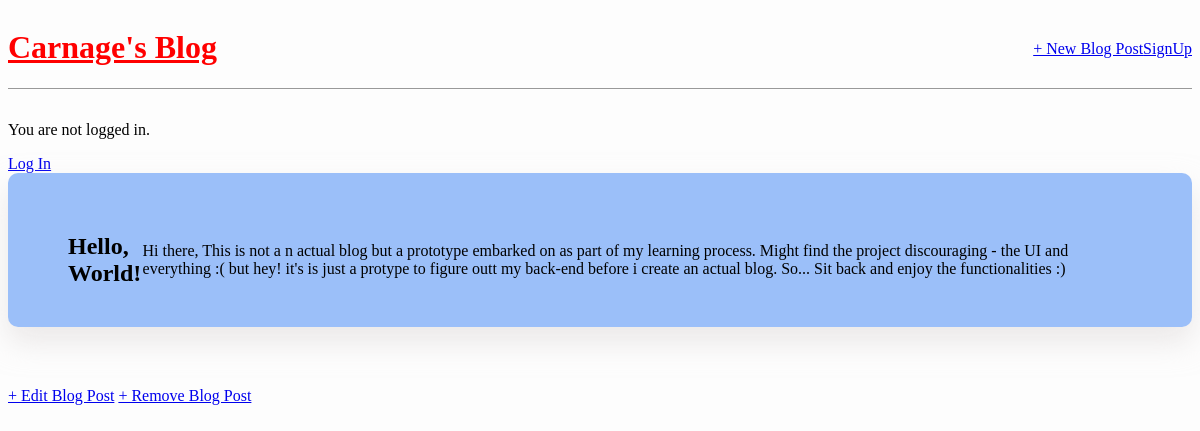
/post/1/, run on an earlier commit of the app's database.
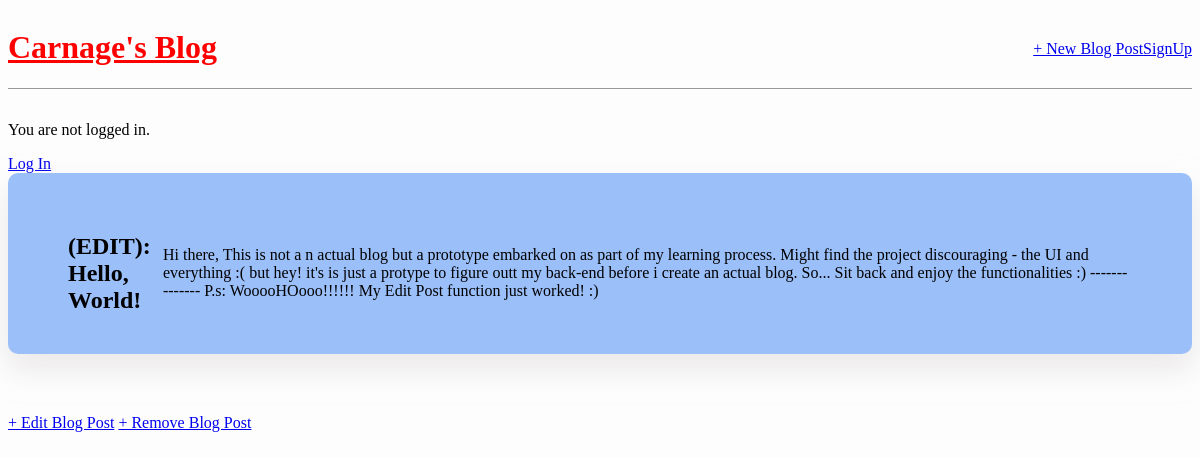
And on a later commit of the database.
### blog/models.py (models this page shows, shortened)
class Post(models.Model):
    title = models.CharField(max_length=200)
    author = models.ForeignKey(
        'auth.user', on_delete=models.CASCADE,
    )
    body = models.TextField()

### blog/views.py (the view)
# urls.py: path('post/<int:pk>/', BlogDetailView.as_view(), name='post_detail'),
class BlogDetailView(DetailView):
    model = Post
    template_name = 'post_detail.html'

### templates/post_detail.html
{% extends 'base.html' %}
{% block content %}
    <div class="post-entry">
        <h2>{{ post.title }}</h2>
        <p>{{ post.body }}</p>
    </div>
    <a href="{% url 'post_edit' post.pk %}">+ Edit Blog Post</a>
    <a href="{% url 'post_delete' post.pk %}">+ Remove Blog Post</a>
{% endblock %}

What changed in the data, as far as the page shows it:
changed Post: title "Hello, World!" → "(EDIT): Hello, World!"; body "…enjoy the functionalities :)" → "…enjoy the functionalities :) -------------- P.s: WooooHOooo!!!!!! My Edit Post function just worked! :)"
